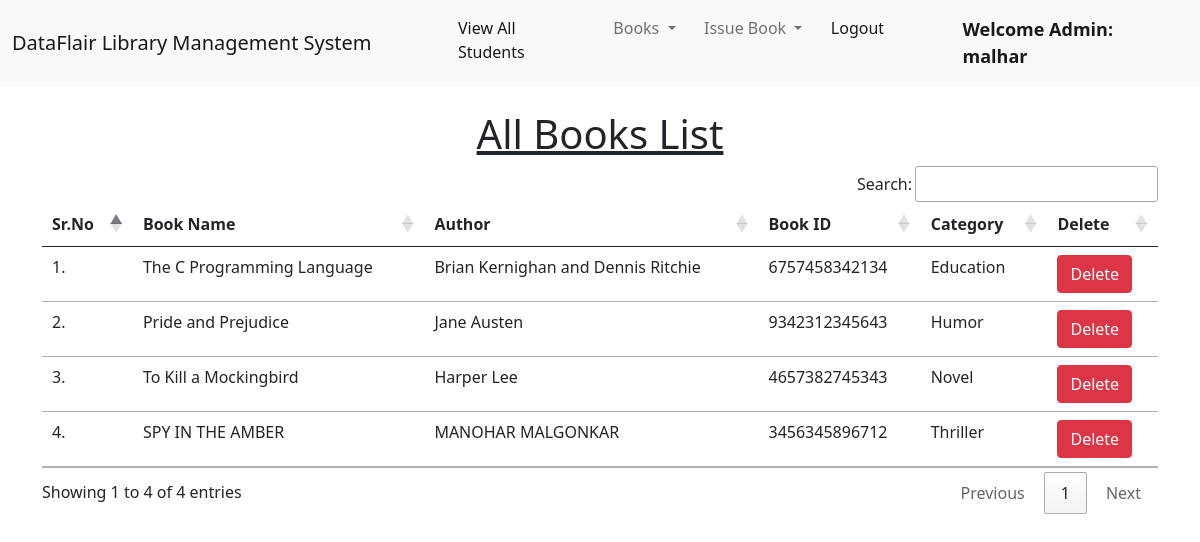
Page /view_books/ (signed in) on the committed database.
### library/models.py (models this page shows, shortened)
class Book(models.Model):
    name = models.CharField(max_length=200)
    author = models.CharField(max_length=200)
    book_id = models.PositiveIntegerField()
    category = models.CharField(max_length=50)

### library/views.py (the view)
# urls.py: path("view_books/", views.view_books, name="view_books"),
@login_required(login_url = '/admin_login')
def view_books(request):
    books = Book.objects.all()
    return render(request, "view_books.html", {'books':books})

### library/templates/view_books.html (shortened to what this page needs)
{% extends 'admin_navbar.html' %}
{% load static %}
{% block body %}
<div class="container mt-4">
    <h1 class="text-center"><u>All Books List</u></h1>
    <table class="table table-hover" id="example">
        <thead>
            <tr>
                <th>Sr.No</th>
                <th>Book Name</th>
                <th>Author</th>
                <th>Book ID</th>
                <th>Category</th>
                <th>Delete</th>
            </tr>
        </thead>
        <tbody>
            {% for book in books %}
            <tr>
                <td>{{forloop.counter}}.</td>
                <td>{{book.name}}</td>
                <td>{{book.author}}</td>
                <td>{{book.book_id}}</td>
                <td>{{book.category}}</td>
                <td><a href="/delete_book/{{book.id}}/" class="btn btn-danger" onclick="return confirm('Are you sure you want to delete this book?')">Delete</a></td>
            </tr>
            {% endfor %}
        </tbody>
    </table>
    </div>
{% endblock %}

### library/templates/admin_navbar.html (shortened to what this page needs)
<!doctype html>
<html lang="en">
  <head>
    <link href="https://cdn.jsdelivr.net/npm/bootstrap@5.1.0/dist/css/bootstrap.min.css" rel="stylesheet">
    <link rel="stylesheet" href="https://cdn.datatables.net/1.10.25/css/jquery.dataTables.min.css">
    <link rel="stylesheet" href="https://cdn.datatables.net/buttons/1.7.1/css/buttons.dataTables.min.css">
  </head>
  <body>
    <nav class="navbar navbar-expand-lg navbar-light bg-light">
        <div class="container-fluid">
          <a class="navbar-brand" href="#">DataFlair Library Management System</a>
          <div class="collapse navbar-collapse" id="navbarSupportedContent">
            <ul class="navbar-nav me-auto mb-2 mb-lg-0">
              <li class="nav-item">
                <a class="nav-link active" aria-current="page" href="/view_students/">View All Students</a>
              </li>
              <li class="nav-item dropdown">
                <a class="nav-link dropdown-toggle" href="#" id="navbarDropdown" role="button" data-bs-toggle="dropdown" aria-expanded="false">
                  Books
                </a>
              </li>
              <li class="nav-item dropdown">
                <a class="nav-link dropdown-toggle" href="#" id="navbarDropdown" role="button" data-bs-toggle="dropdown" aria-expanded="false">
                  Issue Book
                </a>
              </li>
              <li class="nav-item">
                <a class="nav-link active" aria-current="page" href="/logout/">Logout</a>
              </li>
              <li class="nav-item">
                <a style="font-weight:600; font-family:'Segoe UI', Tahoma, Geneva, Verdana, sans-serif; font-size: large;" class="nav-link active" href="#">Welcome Admin: {{request.user}}</a>
              </li>
            </ul>
          </div>
        </div>
      </nav>
      {% block body %}
      {% endblock %}
  </body>
</html>

### rows in the picture
Book: name "The C Programming Language", author "Brian Kernighan and Dennis Ritchie", book_id "6757458342134", category "Education"
Book: name "Pride and Prejudice", author "Jane Austen", book_id "9342312345643", category "Humor"
Book: name "To Kill a Mockingbird", author "Harper Lee", book_id "4657382745343", category "Novel"
Book: name "SPY IN THE AMBER", author "MANOHAR MALGONKAR", book_id "3456345896712", category "Thriller"

### other values in the picture
{{ request.user }} "malhar"
